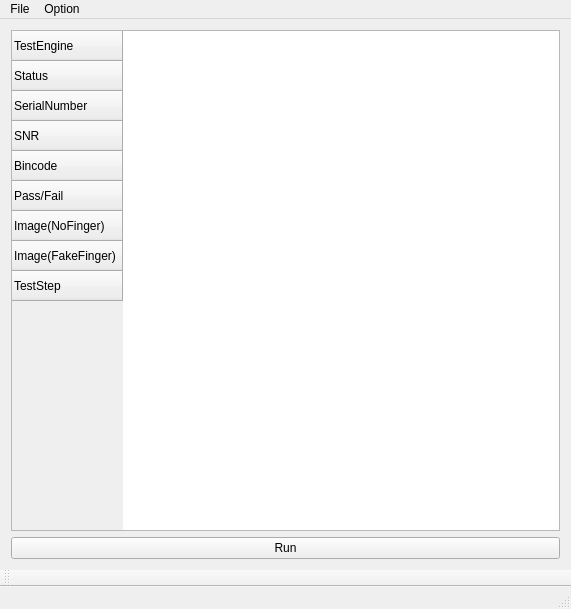
<?xml version="1.0" encoding="UTF-8"?>
<ui version="4.0">
 <class>JinganClass</class>
 <widget class="QMainWindow" name="JinganClass">
  <property name="geometry">
   <rect>
    <x>0</x>
    <y>0</y>
    <width>571</width>
    <height>609</height>
   </rect>
  </property>
  <property name="windowTitle">
   <string>Jingan</string>
  </property>
  <widget class="QWidget" name="centralWidget">
   <layout class="QGridLayout" name="gridLayout">
    <item row="0" column="0">
     <widget class="QTableWidget" name="TestEngineTableWidget">
      <property name="selectionBehavior">
       <enum>QAbstractItemView::SelectRows</enum>
      </property>
      <row>
       <property name="text">
        <string>TestEngine</string>
       </property>
      </row>
      <row>
       <property name="text">
        <string>Status</string>
       </property>
      </row>
      <row>
       <property name="text">
        <string>SerialNumber</string>
       </property>
      </row>
      <row>
       <property name="text">
        <string>SNR</string>
       </property>
      </row>
      <row>
       <property name="text">
        <string>Bincode</string>
       </property>
      </row>
      <row>
       <property name="text">
        <string>Pass/Fail</string>
       </property>
      </row>
      <row>
       <property name="text">
        <string>Image(NoFinger)</string>
       </property>
      </row>
      <row>
       <property name="text">
        <string>Image(FakeFinger)</string>
       </property>
      </row>
      <row>
       <property name="text">
        <string>TestStep</string>
       </property>
      </row>
     </widget>
    </item>
    <item row="1" column="0">
     <widget class="QPushButton" name="OperationPushButton">
      <property name="text">
       <string>Run</string>
      </property>
     </widget>
    </item>
   </layout>
  </widget>
  <widget class="QMenuBar" name="menuBar">
   <property name="geometry">
    <rect>
     <x>0</x>
     <y>0</y>
     <width>571</width>
     <height>21</height>
    </rect>
   </property>
   <widget class="QMenu" name="menuFile">
    <property name="title">
     <string>File</string>
    </property>
    <addaction name="actionExit"/>
   </widget>
   <widget class="QMenu" name="menuOption">
    <property name="title">
     <string>Option</string>
    </property>
    <addaction name="actionLocalSettings"/>
   </widget>
   <addaction name="menuFile"/>
   <addaction name="menuOption"/>
  </widget>
  <widget class="QToolBar" name="mainToolBar">
   <attribute name="toolBarArea">
    <enum>BottomToolBarArea</enum>
   </attribute>
   <attribute name="toolBarBreak">
    <bool>false</bool>
   </attribute>
  </widget>
  <widget class="QStatusBar" name="statusBar"/>
  <action name="actionExit">
   <property name="text">
    <string>Exit</string>
   </property>
  </action>
  <action name="actionLocalSettings">
   <property name="text">
    <string>LocalSettings</string>
   </property>
  </action>
 </widget>
 <layoutdefault spacing="6" margin="11"/>
 <resources>
  <include location="jingan.qrc"/>
 </resources>
 <connections/>
</ui>
